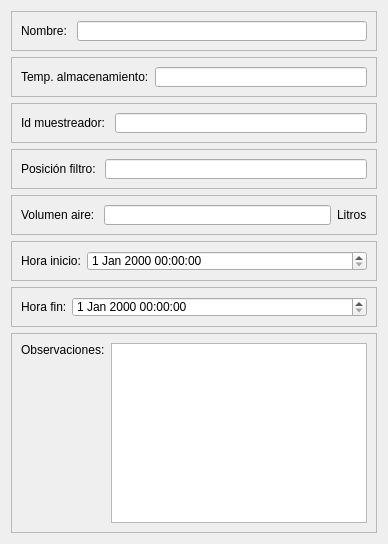
         <widget class="QWidget" name="tab_7">
          <attribute name="title">
           <string>Filtro</string>
          </attribute>
          <layout class="QVBoxLayout" name="verticalLayout_12">
           <item>
            <widget class="QFrame" name="frame_39">
             <property name="minimumSize">
              <size>
               <width>0</width>
               <height>0</height>
              </size>
             </property>
             <property name="maximumSize">
              <size>
               <width>16777215</width>
               <height>40</height>
              </size>
             </property>
             <property name="frameShape">
              <enum>QFrame::StyledPanel</enum>
             </property>
             <property name="frameShadow">
              <enum>QFrame::Raised</enum>
             </property>
             <layout class="QHBoxLayout" name="horizontalLayout_50">
              <item>
               <widget class="QLabel" name="label_24">
                <property name="text">
                 <string>Nombre: </string>
                </property>
               </widget>
              </item>
              <item>
               <widget class="QLineEdit" name="lineEdit_20"/>
              </item>
             </layout>
            </widget>
           </item>
           <item>
            <widget class="QFrame" name="frame_40">
             <property name="minimumSize">
              <size>
               <width>0</width>
               <height>0</height>
              </size>
             </property>
             <property name="maximumSize">
              <size>
               <width>16777215</width>
               <height>40</height>
              </size>
             </property>
             <property name="frameShape">
              <enum>QFrame::StyledPanel</enum>
             </property>
             <property name="frameShadow">
              <enum>QFrame::Raised</enum>
             </property>
             <layout class="QHBoxLayout" name="horizontalLayout_51">
              <item>
               <widget class="QLabel" name="label_22">
                <property name="text">
                 <string>Temp. almacenamiento:</string>
                </property>
               </widget>
              </item>
              <item>
               <widget class="QLineEdit" name="lineEdit_26"/>
              </item>
             </layout>
            </widget>
           </item>
           <item>
            <widget class="QFrame" name="frame_41">
             <property name="minimumSize">
              <size>
               <width>0</width>
               <height>0</height>
              </size>
             </property>
             <property name="maximumSize">
              <size>
               <width>16777215</width>
               <height>40</height>
              </size>
             </property>
             <property name="frameShape">
              <enum>QFrame::StyledPanel</enum>
             </property>
             <property name="frameShadow">
              <enum>QFrame::Raised</enum>
             </property>
             <layout class="QHBoxLayout" name="horizontalLayout_52">
              <item>
               <widget class="QLabel" name="label_46">
                <property name="text">
                 <string>Id muestreador: </string>
                </property>
               </widget>
              </item>
              <item>
               <widget class="QLineEdit" name="lineEdit_27"/>
              </item>
             </layout>
            </widget>
           </item>
           <item>
            <widget class="QFrame" name="frame_42">
             <property name="minimumSize">
              <size>
               <width>0</width>
               <height>0</height>
              </size>
             </property>
             <property name="maximumSize">
              <size>
               <width>16777215</width>
               <height>40</height>
              </size>
             </property>
             <property name="frameShape">
              <enum>QFrame::StyledPanel</enum>
             </property>
             <property name="frameShadow">
              <enum>QFrame::Raised</enum>
             </property>
             <layout class="QHBoxLayout" name="horizontalLayout_53">
              <item>
               <widget class="QLabel" name="label_47">
                <property name="text">
                 <string>Posición filtro: </string>
                </property>
               </widget>
              </item>
              <item>
               <widget class="QLineEdit" name="lineEdit_28"/>
              </item>
             </layout>
            </widget>
           </item>
           <item>
            <widget class="QFrame" name="frame_43">
             <property name="minimumSize">
              <size>
               <width>0</width>
               <height>0</height>
              </size>
             </property>
             <property name="maximumSize">
              <size>
               <width>16777215</width>
               <height>40</height>
              </size>
             </property>
             <property name="frameShape">
              <enum>QFrame::StyledPanel</enum>
             </property>
             <property name="frameShadow">
              <enum>QFrame::Raised</enum>
             </property>
             <layout class="QHBoxLayout" name="horizontalLayout_54">
              <item>
               <widget class="QLabel" name="label_48">
                <property name="text">
                 <string>Volumen aire: </string>
                </property>
               </widget>
              </item>
              <item>
               <widget class="QLineEdit" name="lineEdit_29"/>
              </item>
              <item>
               <widget class="QLabel" name="label_49">
                <property name="minimumSize">
                 <size>
                  <width>30</width>
                  <height>0</height>
                 </size>
                </property>
                <property name="maximumSize">
                 <size>
                  <width>20</width>
                  <height>16777215</height>
                 </size>
                </property>
                <property name="text">
                 <string>Litros</string>
                </property>
               </widget>
              </item>
             </layout>
            </widget>
           </item>
           <item>
            <widget class="QFrame" name="frame_44">
             <property name="minimumSize">
              <size>
               <width>0</width>
               <height>0</height>
              </size>
             </property>
             <property name="maximumSize">
              <size>
               <width>16777215</width>
               <height>40</height>
              </size>
             </property>
             <property name="frameShape">
              <enum>QFrame::StyledPanel</enum>
             </property>
             <property name="frameShadow">
              <enum>QFrame::Raised</enum>
             </property>
             <layout class="QHBoxLayout" name="horizontalLayout_55">
              <item>
               <widget class="QLabel" name="label_50">
                <property name="maximumSize">
                 <size>
                  <width>60</width>
                  <height>16777215</height>
                 </size>
                </property>
                <property name="text">
                 <string>Hora inicio:</string>
                </property>
               </widget>
              </item>
              <item>
               <widget class="QDateTimeEdit" name="dateTimeEdit_3"/>
              </item>
             </layout>
            </widget>
           </item>
           <item>
            <widget class="QFrame" name="frame_45">
             <property name="minimumSize">
              <size>
               <width>0</width>
               <height>0</height>
              </size>
             </property>
             <property name="maximumSize">
              <size>
               <width>16777215</width>
               <height>40</height>
              </size>
             </property>
             <property name="frameShape">
              <enum>QFrame::StyledPanel</enum>
             </property>
             <property name="frameShadow">
              <enum>QFrame::Raised</enum>
             </property>
             <layout class="QHBoxLayout" name="horizontalLayout_56">
              <item>
               <widget class="QLabel" name="label_51">
                <property name="maximumSize">
                 <size>
                  <width>45</width>
                  <height>16777215</height>
                 </size>
                </property>
                <property name="text">
                 <string>Hora fin:</string>
                </property>
               </widget>
              </item>
              <item>
               <widget class="QDateTimeEdit" name="dateTimeEdit_4"/>
              </item>
             </layout>
            </widget>
           </item>
           <item>
            <widget class="QFrame" name="frame_46">
             <property name="minimumSize">
              <size>
               <width>0</width>
               <height>181</height>
              </size>
             </property>
             <property name="maximumSize">
              <size>
               <width>16777215</width>
               <height>200</height>
              </size>
             </property>
             <property name="frameShape">
              <enum>QFrame::StyledPanel</enum>
             </property>
             <property name="frameShadow">
              <enum>QFrame::Raised</enum>
             </property>
             <layout class="QHBoxLayout" name="horizontalLayout_57">
              <property name="topMargin">
               <number>9</number>
              </property>
              <item alignment="Qt::AlignTop">
               <widget class="QLabel" name="label_52">
                <property name="text">
                 <string>Observaciones:</string>
                </property>
               </widget>
              </item>
              <item>
               <widget class="QPlainTextEdit" name="plainTextEdit_3">
                <property name="minimumSize">
                 <size>
                  <width>0</width>
                  <height>169</height>
                 </size>
                </property>
               </widget>
              </item>
             </layout>
            </widget>
           </item>
          </layout>
         </widget>
